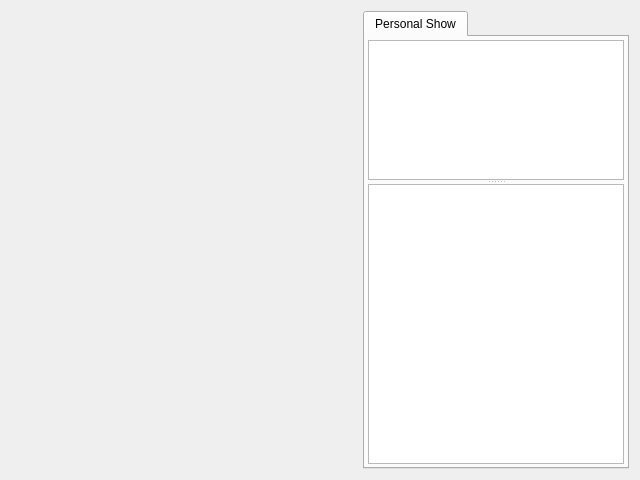
<?xml version="1.0" encoding="UTF-8"?>
<ui version="4.0">
 <class>ContactChatWidgetClass</class>
 <widget class="QWidget" name="ContactChatWidgetClass">
  <property name="geometry">
   <rect>
    <x>0</x>
    <y>0</y>
    <width>640</width>
    <height>480</height>
   </rect>
  </property>
  <property name="windowTitle">
   <string>ContactChatWindow</string>
  </property>
  <layout class="QHBoxLayout" name="horizontalLayout">
   <item>
    <widget class="ChatMessageWindow" name="chatMessageWindow" native="true">
     <property name="sizePolicy">
      <sizepolicy hsizetype="Expanding" vsizetype="Expanding">
       <horstretch>3</horstretch>
       <verstretch>0</verstretch>
      </sizepolicy>
     </property>
    </widget>
   </item>
   <item>
    <widget class="QTabWidget" name="tabWidget">
     <property name="sizePolicy">
      <sizepolicy hsizetype="Minimum" vsizetype="Expanding">
       <horstretch>1</horstretch>
       <verstretch>0</verstretch>
      </sizepolicy>
     </property>
     <widget class="QWidget" name="tabPersonalShow">
      <property name="sizePolicy">
       <sizepolicy hsizetype="Expanding" vsizetype="Preferred">
        <horstretch>0</horstretch>
        <verstretch>0</verstretch>
       </sizepolicy>
      </property>
      <attribute name="title">
       <string>Personal Show</string>
      </attribute>
      <layout class="QGridLayout" name="gridLayout_2">
       <property name="leftMargin">
        <number>3</number>
       </property>
       <property name="topMargin">
        <number>3</number>
       </property>
       <property name="rightMargin">
        <number>3</number>
       </property>
       <property name="bottomMargin">
        <number>3</number>
       </property>
       <property name="spacing">
        <number>3</number>
       </property>
       <item row="0" column="0">
        <widget class="QSplitter" name="splitter">
         <property name="sizePolicy">
          <sizepolicy hsizetype="Preferred" vsizetype="Expanding">
           <horstretch>0</horstretch>
           <verstretch>0</verstretch>
          </sizepolicy>
         </property>
         <property name="orientation">
          <enum>Qt::Vertical</enum>
         </property>
         <widget class="QTextBrowser" name="textBrowserAnnounce">
          <property name="sizePolicy">
           <sizepolicy hsizetype="Preferred" vsizetype="Expanding">
            <horstretch>0</horstretch>
            <verstretch>1</verstretch>
           </sizepolicy>
          </property>
         </widget>
         <widget class="QListWidget" name="listWidgetMembers">
          <property name="sizePolicy">
           <sizepolicy hsizetype="Preferred" vsizetype="Expanding">
            <horstretch>0</horstretch>
            <verstretch>2</verstretch>
           </sizepolicy>
          </property>
          <property name="editTriggers">
           <set>QAbstractItemView::NoEditTriggers</set>
          </property>
         </widget>
        </widget>
       </item>
      </layout>
     </widget>
    </widget>
   </item>
  </layout>
 </widget>
 <layoutdefault spacing="6" margin="11"/>
 <customwidgets>
  <customwidget>
   <class>ChatMessageWindow</class>
   <extends>QWidget</extends>
   <header>chatmessagewindow.h</header>
   <container>1</container>
  </customwidget>
 </customwidgets>
 <resources/>
 <connections/>
</ui>
